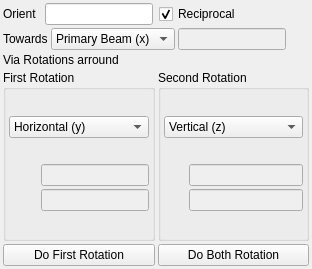
<?xml version="1.0" encoding="UTF-8"?>
<ui version="4.0">
 <class>Reorient</class>
 <widget class="QWidget" name="Reorient">
  <property name="geometry">
   <rect>
    <x>0</x>
    <y>0</y>
    <width>312</width>
    <height>269</height>
   </rect>
  </property>
  <property name="sizePolicy">
   <sizepolicy hsizetype="Maximum" vsizetype="Maximum">
    <horstretch>0</horstretch>
    <verstretch>0</verstretch>
   </sizepolicy>
  </property>
  <property name="minimumSize">
   <size>
    <width>0</width>
    <height>0</height>
   </size>
  </property>
  <property name="maximumSize">
   <size>
    <width>16777215</width>
    <height>16777215</height>
   </size>
  </property>
  <property name="windowTitle">
   <string>Reorient</string>
  </property>
  <layout class="QGridLayout" name="gridLayout_5">
   <property name="sizeConstraint">
    <enum>QLayout::SetMinAndMaxSize</enum>
   </property>
   <property name="margin">
    <number>3</number>
   </property>
   <property name="spacing">
    <number>3</number>
   </property>
   <item row="0" column="0">
    <layout class="QHBoxLayout" name="horizontalLayout">
     <property name="spacing">
      <number>6</number>
     </property>
     <item>
      <widget class="QLabel" name="label">
       <property name="text">
        <string>Orient </string>
       </property>
       <property name="buddy">
        <cstring>fromEdit</cstring>
       </property>
      </widget>
     </item>
     <item>
      <widget class="QLineEdit" name="fromEdit">
       <property name="sizePolicy">
        <sizepolicy hsizetype="Expanding" vsizetype="Fixed">
         <horstretch>0</horstretch>
         <verstretch>0</verstretch>
        </sizepolicy>
       </property>
       <property name="minimumSize">
        <size>
         <width>70</width>
         <height>0</height>
        </size>
       </property>
       <property name="frame">
        <bool>true</bool>
       </property>
      </widget>
     </item>
     <item>
      <widget class="QCheckBox" name="RezicheckBox">
       <property name="sizePolicy">
        <sizepolicy hsizetype="Fixed" vsizetype="Fixed">
         <horstretch>0</horstretch>
         <verstretch>0</verstretch>
        </sizepolicy>
       </property>
       <property name="text">
        <string>Reciprocal</string>
       </property>
       <property name="checked">
        <bool>true</bool>
       </property>
      </widget>
     </item>
     <item>
      <spacer name="horizontalSpacer_4">
       <property name="orientation">
        <enum>Qt::Horizontal</enum>
       </property>
       <property name="sizeType">
        <enum>QSizePolicy::Expanding</enum>
       </property>
       <property name="sizeHint" stdset="0">
        <size>
         <width>0</width>
         <height>20</height>
        </size>
       </property>
      </spacer>
     </item>
    </layout>
   </item>
   <item row="1" column="0">
    <layout class="QHBoxLayout" name="horizontalLayout_4">
     <item>
      <widget class="QLabel" name="label_2">
       <property name="text">
        <string>Towards</string>
       </property>
       <property name="buddy">
        <cstring>toCombo</cstring>
       </property>
      </widget>
     </item>
     <item>
      <widget class="QComboBox" name="toCombo">
       <property name="sizePolicy">
        <sizepolicy hsizetype="Expanding" vsizetype="Fixed">
         <horstretch>0</horstretch>
         <verstretch>0</verstretch>
        </sizepolicy>
       </property>
       <item>
        <property name="text">
         <string>Primary Beam (x)</string>
        </property>
       </item>
       <item>
        <property name="text">
         <string>Horizontal (y)</string>
        </property>
       </item>
       <item>
        <property name="text">
         <string>Vertical (z)</string>
        </property>
       </item>
       <item>
        <property name="text">
         <string>Reciprocal</string>
        </property>
       </item>
       <item>
        <property name="text">
         <string>Real</string>
        </property>
       </item>
      </widget>
     </item>
     <item>
      <widget class="QLineEdit" name="toEdit">
       <property name="enabled">
        <bool>false</bool>
       </property>
       <property name="sizePolicy">
        <sizepolicy hsizetype="Expanding" vsizetype="Fixed">
         <horstretch>0</horstretch>
         <verstretch>0</verstretch>
        </sizepolicy>
       </property>
       <property name="minimumSize">
        <size>
         <width>70</width>
         <height>0</height>
        </size>
       </property>
      </widget>
     </item>
     <item>
      <spacer name="horizontalSpacer_5">
       <property name="orientation">
        <enum>Qt::Horizontal</enum>
       </property>
       <property name="sizeType">
        <enum>QSizePolicy::Expanding</enum>
       </property>
       <property name="sizeHint" stdset="0">
        <size>
         <width>0</width>
         <height>20</height>
        </size>
       </property>
      </spacer>
     </item>
    </layout>
   </item>
   <item row="2" column="0">
    <widget class="QLabel" name="label_3">
     <property name="sizePolicy">
      <sizepolicy hsizetype="Maximum" vsizetype="Fixed">
       <horstretch>0</horstretch>
       <verstretch>0</verstretch>
      </sizepolicy>
     </property>
     <property name="text">
      <string>Via Rotations arround</string>
     </property>
    </widget>
   </item>
   <item row="3" column="0">
    <layout class="QHBoxLayout" name="horizontalLayout_2">
     <item>
      <widget class="QGroupBox" name="groupBox">
       <property name="sizePolicy">
        <sizepolicy hsizetype="Expanding" vsizetype="Preferred">
         <horstretch>0</horstretch>
         <verstretch>0</verstretch>
        </sizepolicy>
       </property>
       <property name="title">
        <string>First Rotation</string>
       </property>
       <layout class="QGridLayout" name="gridLayout_2">
        <property name="margin">
         <number>3</number>
        </property>
        <property name="spacing">
         <number>3</number>
        </property>
        <item row="0" column="0">
         <widget class="QComboBox" name="axis1Combo">
          <property name="sizePolicy">
           <sizepolicy hsizetype="Expanding" vsizetype="Fixed">
            <horstretch>0</horstretch>
            <verstretch>0</verstretch>
           </sizepolicy>
          </property>
          <property name="currentIndex">
           <number>1</number>
          </property>
          <item>
           <property name="text">
            <string>Primary Beam (x)</string>
           </property>
          </item>
          <item>
           <property name="text">
            <string>Horizontal (y)</string>
           </property>
          </item>
          <item>
           <property name="text">
            <string>Vertical (z)</string>
           </property>
          </item>
          <item>
           <property name="text">
            <string>Arbitary Axis</string>
           </property>
          </item>
         </widget>
        </item>
        <item row="1" column="0">
         <layout class="QGridLayout" name="gridLayout">
          <item row="0" column="0" rowspan="2">
           <spacer name="horizontalSpacer">
            <property name="orientation">
             <enum>Qt::Horizontal</enum>
            </property>
            <property name="sizeType">
             <enum>QSizePolicy::Expanding</enum>
            </property>
            <property name="sizeHint" stdset="0">
             <size>
              <width>25</width>
              <height>20</height>
             </size>
            </property>
           </spacer>
          </item>
          <item row="0" column="1">
           <widget class="QLineEdit" name="axis1Edit">
            <property name="enabled">
             <bool>false</bool>
            </property>
            <property name="sizePolicy">
             <sizepolicy hsizetype="Preferred" vsizetype="Fixed">
              <horstretch>0</horstretch>
              <verstretch>0</verstretch>
             </sizepolicy>
            </property>
            <property name="minimumSize">
             <size>
              <width>70</width>
              <height>0</height>
             </size>
            </property>
           </widget>
          </item>
          <item row="1" column="1">
           <widget class="QLineEdit" name="axis1Display">
            <property name="enabled">
             <bool>false</bool>
            </property>
            <property name="sizePolicy">
             <sizepolicy hsizetype="Preferred" vsizetype="Maximum">
              <horstretch>0</horstretch>
              <verstretch>0</verstretch>
             </sizepolicy>
            </property>
            <property name="readOnly">
             <bool>false</bool>
            </property>
           </widget>
          </item>
         </layout>
        </item>
       </layout>
      </widget>
     </item>
     <item>
      <widget class="QGroupBox" name="groupBox_2">
       <property name="sizePolicy">
        <sizepolicy hsizetype="Expanding" vsizetype="Preferred">
         <horstretch>0</horstretch>
         <verstretch>0</verstretch>
        </sizepolicy>
       </property>
       <property name="title">
        <string>Second Rotation</string>
       </property>
       <layout class="QGridLayout" name="gridLayout_4">
        <property name="margin">
         <number>3</number>
        </property>
        <property name="spacing">
         <number>3</number>
        </property>
        <item row="1" column="0">
         <layout class="QGridLayout" name="gridLayout_3">
          <item row="0" column="0" rowspan="2">
           <spacer name="horizontalSpacer_2">
            <property name="orientation">
             <enum>Qt::Horizontal</enum>
            </property>
            <property name="sizeType">
             <enum>QSizePolicy::Preferred</enum>
            </property>
            <property name="sizeHint" stdset="0">
             <size>
              <width>25</width>
              <height>20</height>
             </size>
            </property>
           </spacer>
          </item>
          <item row="1" column="1">
           <widget class="QLineEdit" name="axis2Display">
            <property name="enabled">
             <bool>false</bool>
            </property>
            <property name="sizePolicy">
             <sizepolicy hsizetype="Preferred" vsizetype="Fixed">
              <horstretch>0</horstretch>
              <verstretch>0</verstretch>
             </sizepolicy>
            </property>
           </widget>
          </item>
          <item row="0" column="1">
           <widget class="QLineEdit" name="axis2Edit">
            <property name="enabled">
             <bool>false</bool>
            </property>
            <property name="sizePolicy">
             <sizepolicy hsizetype="Preferred" vsizetype="Fixed">
              <horstretch>0</horstretch>
              <verstretch>0</verstretch>
             </sizepolicy>
            </property>
            <property name="minimumSize">
             <size>
              <width>70</width>
              <height>0</height>
             </size>
            </property>
           </widget>
          </item>
         </layout>
        </item>
        <item row="0" column="0">
         <widget class="QComboBox" name="axis2Combo">
          <property name="sizePolicy">
           <sizepolicy hsizetype="Expanding" vsizetype="Fixed">
            <horstretch>0</horstretch>
            <verstretch>0</verstretch>
           </sizepolicy>
          </property>
          <property name="currentIndex">
           <number>2</number>
          </property>
          <item>
           <property name="text">
            <string>Primary Beam (x)</string>
           </property>
          </item>
          <item>
           <property name="text">
            <string>Horizontal (y)</string>
           </property>
          </item>
          <item>
           <property name="text">
            <string>Vertical (z)</string>
           </property>
          </item>
          <item>
           <property name="text">
            <string>Arbitary Axis</string>
           </property>
          </item>
         </widget>
        </item>
       </layout>
      </widget>
     </item>
    </layout>
   </item>
   <item row="4" column="0">
    <layout class="QHBoxLayout" name="horizontalLayout_3">
     <item>
      <widget class="QPushButton" name="doFirstRatation">
       <property name="sizePolicy">
        <sizepolicy hsizetype="Expanding" vsizetype="Fixed">
         <horstretch>0</horstretch>
         <verstretch>0</verstretch>
        </sizepolicy>
       </property>
       <property name="text">
        <string>Do First Rotation</string>
       </property>
      </widget>
     </item>
     <item>
      <widget class="QPushButton" name="doBothRotation">
       <property name="sizePolicy">
        <sizepolicy hsizetype="Expanding" vsizetype="Fixed">
         <horstretch>0</horstretch>
         <verstretch>0</verstretch>
        </sizepolicy>
       </property>
       <property name="text">
        <string>Do Both Rotation</string>
       </property>
      </widget>
     </item>
    </layout>
   </item>
  </layout>
 </widget>
 <tabstops>
  <tabstop>fromEdit</tabstop>
  <tabstop>RezicheckBox</tabstop>
  <tabstop>toCombo</tabstop>
  <tabstop>toEdit</tabstop>
  <tabstop>axis1Edit</tabstop>
  <tabstop>doBothRotation</tabstop>
 </tabstops>
 <resources/>
 <connections>
  <connection>
   <sender>axis1Combo</sender>
   <signal>currentIndexChanged(int)</signal>
   <receiver>Reorient</receiver>
   <slot>axis1Changed()</slot>
   <hints>
    <hint type="sourcelabel">
     <x>116</x>
     <y>156</y>
    </hint>
    <hint type="destinationlabel">
     <x>285</x>
     <y>140</y>
    </hint>
   </hints>
  </connection>
  <connection>
   <sender>axis1Edit</sender>
   <signal>editingFinished()</signal>
   <receiver>Reorient</receiver>
   <slot>axis1EditChanged()</slot>
   <hints>
    <hint type="sourcelabel">
     <x>144</x>
     <y>189</y>
    </hint>
    <hint type="destinationlabel">
     <x>285</x>
     <y>189</y>
    </hint>
   </hints>
  </connection>
  <connection>
   <sender>axis2Combo</sender>
   <signal>currentIndexChanged(int)</signal>
   <receiver>Reorient</receiver>
   <slot>axis2Changed()</slot>
   <hints>
    <hint type="sourcelabel">
     <x>299</x>
     <y>156</y>
    </hint>
    <hint type="destinationlabel">
     <x>285</x>
     <y>174</y>
    </hint>
   </hints>
  </connection>
  <connection>
   <sender>axis2Edit</sender>
   <signal>editingFinished()</signal>
   <receiver>Reorient</receiver>
   <slot>axis2EditChanged()</slot>
   <hints>
    <hint type="sourcelabel">
     <x>298</x>
     <y>189</y>
    </hint>
    <hint type="destinationlabel">
     <x>285</x>
     <y>213</y>
    </hint>
   </hints>
  </connection>
  <connection>
   <sender>doBothRotation</sender>
   <signal>clicked()</signal>
   <receiver>Reorient</receiver>
   <slot>doRotationSlot()</slot>
   <hints>
    <hint type="sourcelabel">
     <x>307</x>
     <y>264</y>
    </hint>
    <hint type="destinationlabel">
     <x>285</x>
     <y>213</y>
    </hint>
   </hints>
  </connection>
  <connection>
   <sender>toCombo</sender>
   <signal>currentIndexChanged(int)</signal>
   <receiver>Reorient</receiver>
   <slot>toChanged(int)</slot>
   <hints>
    <hint type="sourcelabel">
     <x>163</x>
     <y>48</y>
    </hint>
    <hint type="destinationlabel">
     <x>285</x>
     <y>66</y>
    </hint>
   </hints>
  </connection>
  <connection>
   <sender>fromEdit</sender>
   <signal>editingFinished()</signal>
   <receiver>Reorient</receiver>
   <slot>updateDisplay()</slot>
   <hints>
    <hint type="sourcelabel">
     <x>108</x>
     <y>21</y>
    </hint>
    <hint type="destinationlabel">
     <x>285</x>
     <y>16</y>
    </hint>
   </hints>
  </connection>
  <connection>
   <sender>doFirstRatation</sender>
   <signal>clicked()</signal>
   <receiver>Reorient</receiver>
   <slot>doFirstRotationSlot()</slot>
   <hints>
    <hint type="sourcelabel">
     <x>69</x>
     <y>264</y>
    </hint>
    <hint type="destinationlabel">
     <x>130</x>
     <y>99</y>
    </hint>
   </hints>
  </connection>
  <connection>
   <sender>RezicheckBox</sender>
   <signal>toggled(bool)</signal>
   <receiver>Reorient</receiver>
   <slot>updateDisplay()</slot>
   <hints>
    <hint type="sourcelabel">
     <x>199</x>
     <y>28</y>
    </hint>
    <hint type="destinationlabel">
     <x>-3</x>
     <y>90</y>
    </hint>
   </hints>
  </connection>
 </connections>
 <slots>
  <slot>fromChanged()</slot>
  <slot>toChanged(int)</slot>
  <slot>toEditChanged()</slot>
  <slot>axis1Changed(int)</slot>
  <slot>axis2Changed(int)</slot>
  <slot>axis1EditChanged()</slot>
  <slot>axis2EditChanged()</slot>
  <slot>doRotationSlot()</slot>
  <slot>updateDisplay()</slot>
  <slot>doFirstRotationSlot()</slot>
 </slots>
</ui>
